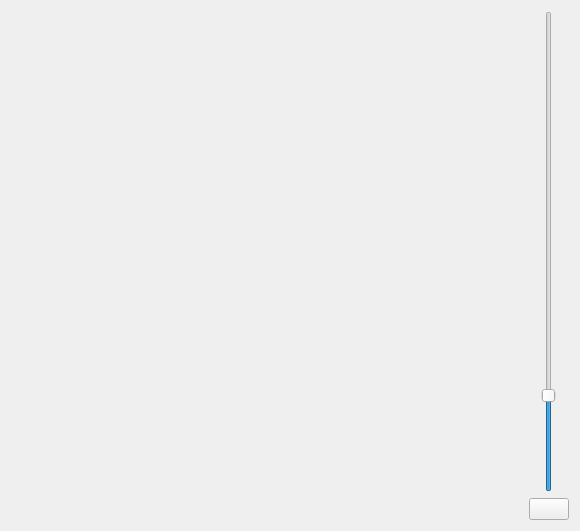
<?xml version="1.0" encoding="UTF-8"?>
<ui version="4.0">
 <class>MapAdapter</class>
 <widget class="QWidget" name="MapAdapter">
  <property name="geometry">
   <rect>
    <x>0</x>
    <y>0</y>
    <width>580</width>
    <height>531</height>
   </rect>
  </property>
  <property name="windowTitle">
   <string>Form</string>
  </property>
  <layout class="QGridLayout" name="gridLayout">
   <item row="0" column="1">
    <widget class="QSlider" name="scaleSlider">
     <property name="sizePolicy">
      <sizepolicy hsizetype="Minimum" vsizetype="Expanding">
       <horstretch>0</horstretch>
       <verstretch>0</verstretch>
      </sizepolicy>
     </property>
     <property name="minimum">
      <number>1</number>
     </property>
     <property name="maximum">
      <number>100</number>
     </property>
     <property name="sliderPosition">
      <number>20</number>
     </property>
     <property name="orientation">
      <enum>Qt::Vertical</enum>
     </property>
     <property name="invertedAppearance">
      <bool>false</bool>
     </property>
     <property name="invertedControls">
      <bool>false</bool>
     </property>
    </widget>
   </item>
   <item row="0" column="0">
    <spacer name="horizontalSpacer">
     <property name="orientation">
      <enum>Qt::Horizontal</enum>
     </property>
     <property name="sizeHint" stdset="0">
      <size>
       <width>40</width>
       <height>20</height>
      </size>
     </property>
    </spacer>
   </item>
   <item row="1" column="1">
    <widget class="QPushButton" name="homeButton">
     <property name="text">
      <string/>
     </property>
     <property name="icon">
      <iconset resource="../resources.qrc">
       <normaloff>:/images/Home</normaloff>:/images/Home</iconset>
     </property>
    </widget>
   </item>
  </layout>
 </widget>
 <resources>
  <include location="../resources.qrc"/>
 </resources>
 <connections/>
</ui>
